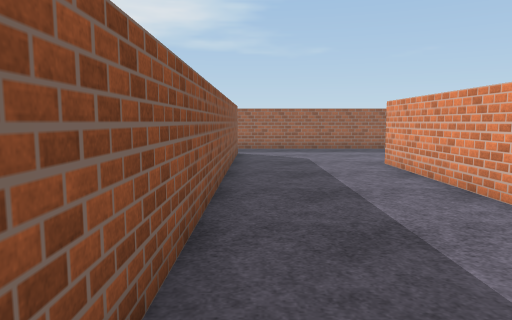
[1] (above)

23 first-person views from a walk through a 3-D level made in the Unity game engine. The camera is 1.3 m above the floor, tilts 6° down and sees 70° across. The floor is counted in squares, 1 m on a side. Each view is taken from the middle of a square. On the plan, view 1 faces up. The plan holds only what a view shows up to about 15 squares ahead; the rest is blank. The place goes on beyond the plan. The player is left out. Surface patterns are stand-ins for the level's own textures.

[2]
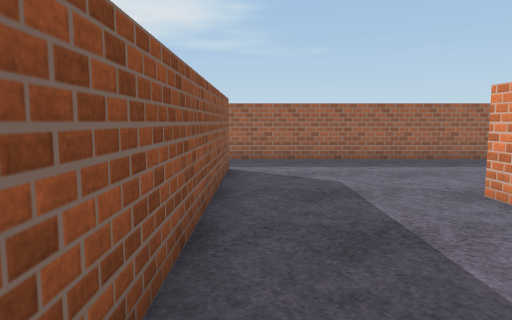

[3]
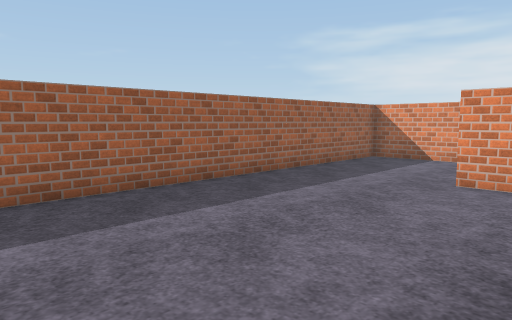

[4]
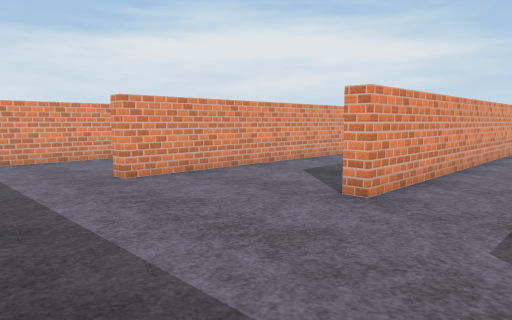

[5]
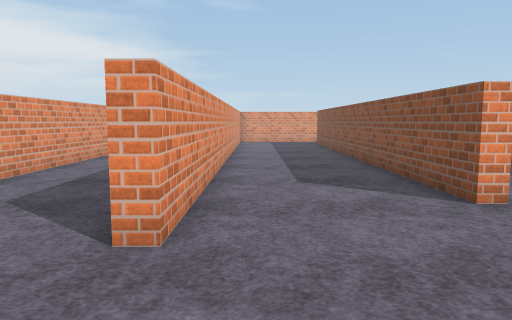

[6]
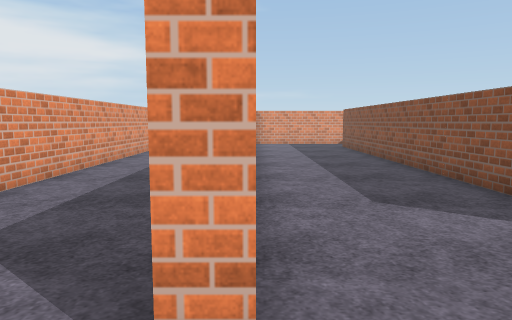

[7]
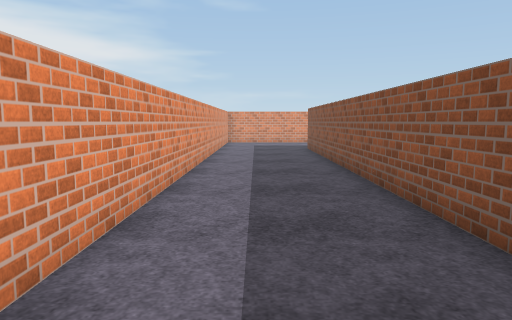

[8]
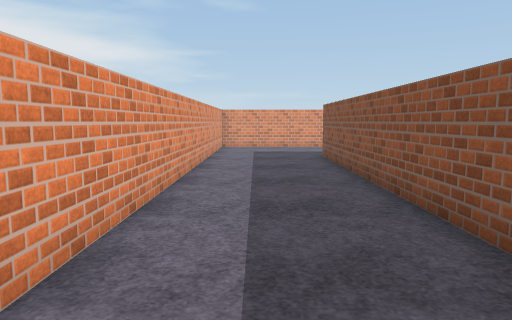

[9]
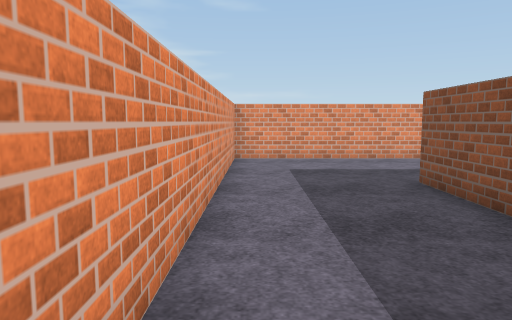

[10]
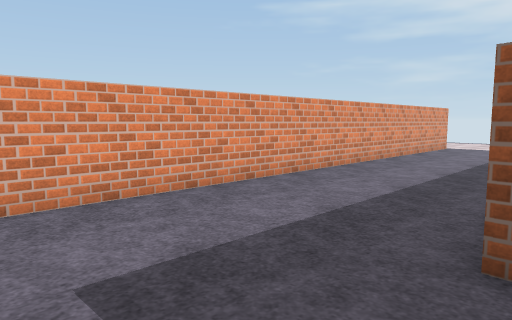

[11]
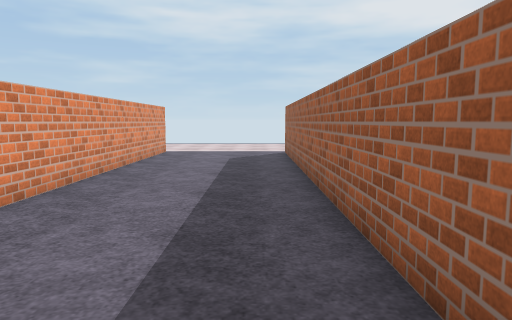

[12]
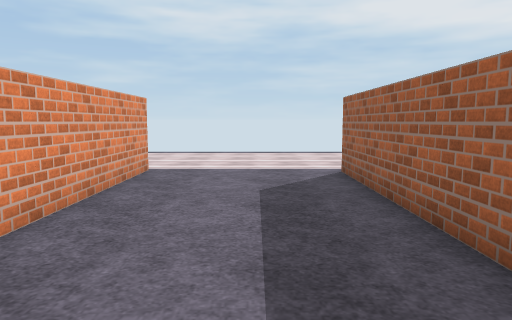

[13]
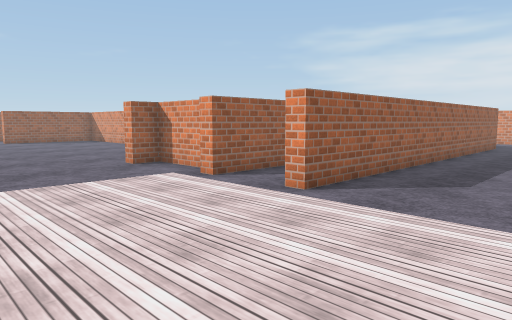

[14]
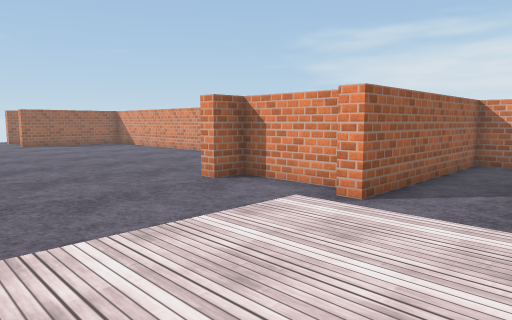

[15]
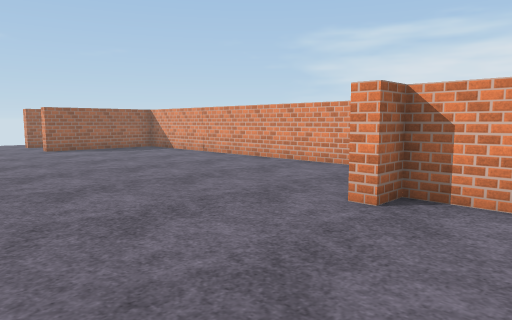

[16]
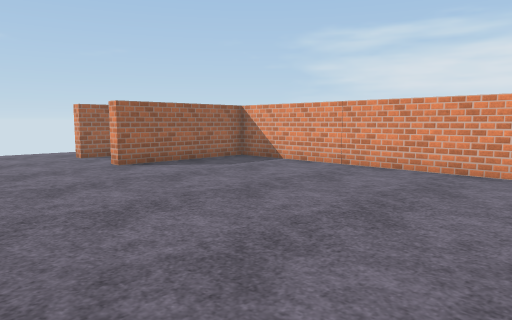

[17]
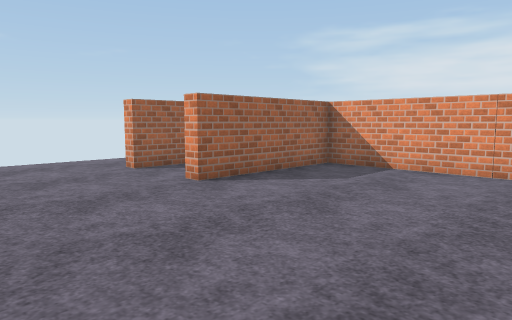

[18]
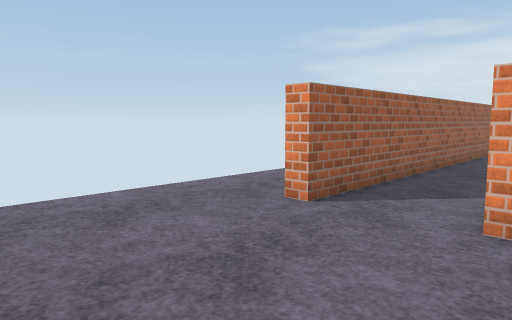

[19]
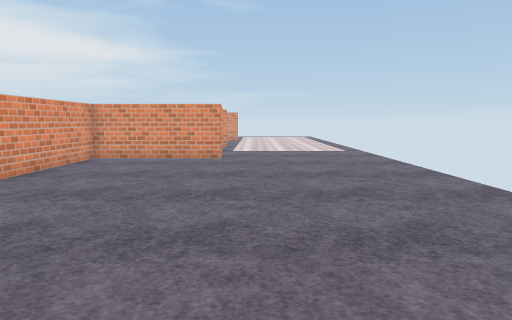

[20]
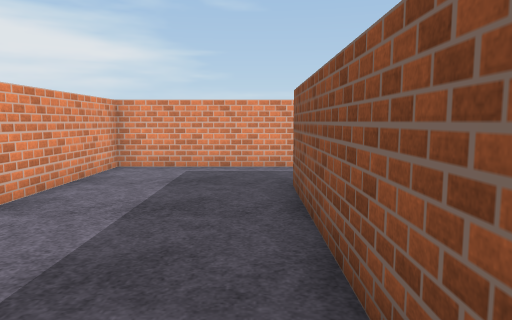

[21]
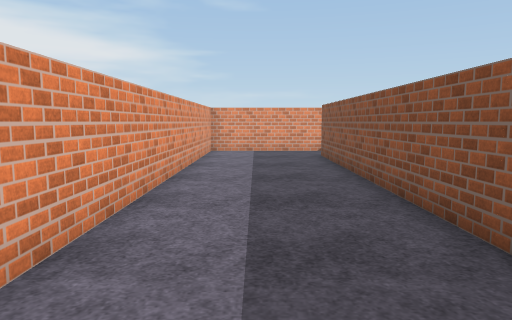

[22]
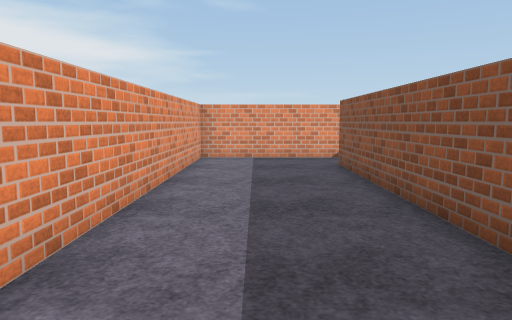

[23]
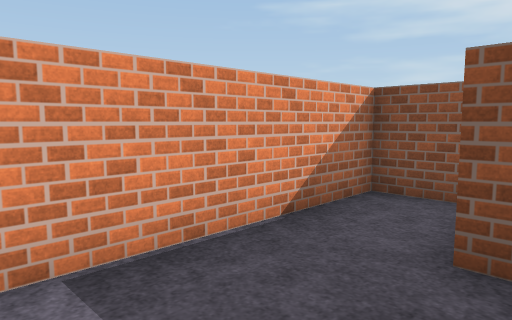

### Floor plan
Points are (right, up) in squares from view 1. A wall is a line through its corners. A room is listed if a view was taken in it or the views show most of it. See-through windows are left out.
Room 1 (views 1, 2, 3, 4, 5, 6, 7, 8, 9, 10, 11, 12, 13, 14, 15, 16, 17, 18, 19, 20, 21, 22, 23)
walls: (-1.1, -3.5) (4, -3.5) (4, 11.3) (4.5, 11.3) (4.5, -4); (1.7, -4.8) (1.7, -6.3) (9, -6.3) (9, 13.3) (9.5, 13.3); (1.2, -5) (1.2, -4) (-5.5, -4) (-5.5, -3.4); (-4.8, -3.1) (-4.8, -0.4) (-5.8, -0.4) (-5.8, 0.1) (-1.2, 0.1) (-1.2, 14.5) (-6.2, 14.5) (-6.2, 15.1); (9.5, 7.5) (9.5, -6.9); (-0.7, 15) (-0.7, -0.5); (8.4, -6.8) (-5.5, -6.8) (-5.5, -6.2); (13.8, 11.4) (13.8, 17.5) (-6.2, 17.5) (-6.2, 18.1); (-5.8, -11.9) (13.8, -11.9) (13.8, 8.9)
ways out: opening at (-6, 19.5)

Where each view was taken, in squares from view 1:
view 1: 0 up, 0 right, facing up
view 2: 5 up, 0 right, facing up
view 3: 11 up, 1 right, facing up-right
view 4: 17 up, 1 right, facing down-right
view 5: 17 up, 8 right, facing down
view 6: 15 up, 9 right, facing down
view 7: 11 up, 12 right, facing down
view 8: 7 up, 12 right, facing down
view 9: 1 up, 13 right, facing down
view 10: 6 down, 13 right, facing down-left
view 11: 8 down, 10 right, facing left
view 12: 9 down, 4 right, facing left
view 13: 11 down, 11 left, facing up-right
view 14: 7 down, 11 left, facing up-right
view 15: 3 down, 11 left, facing up-right
view 16: 4 up, 11 left, facing up-right
view 17: 8 up, 11 left, facing up-right
view 18: 14 up, 11 left, facing up-right
view 19: 13 up, 7 left, facing down
view 20: 7 up, 0 right, facing down
view 21: 10 up, 7 right, facing down
view 22: 7 up, 7 right, facing down
view 23: 3 down, 8 right, facing down-left
